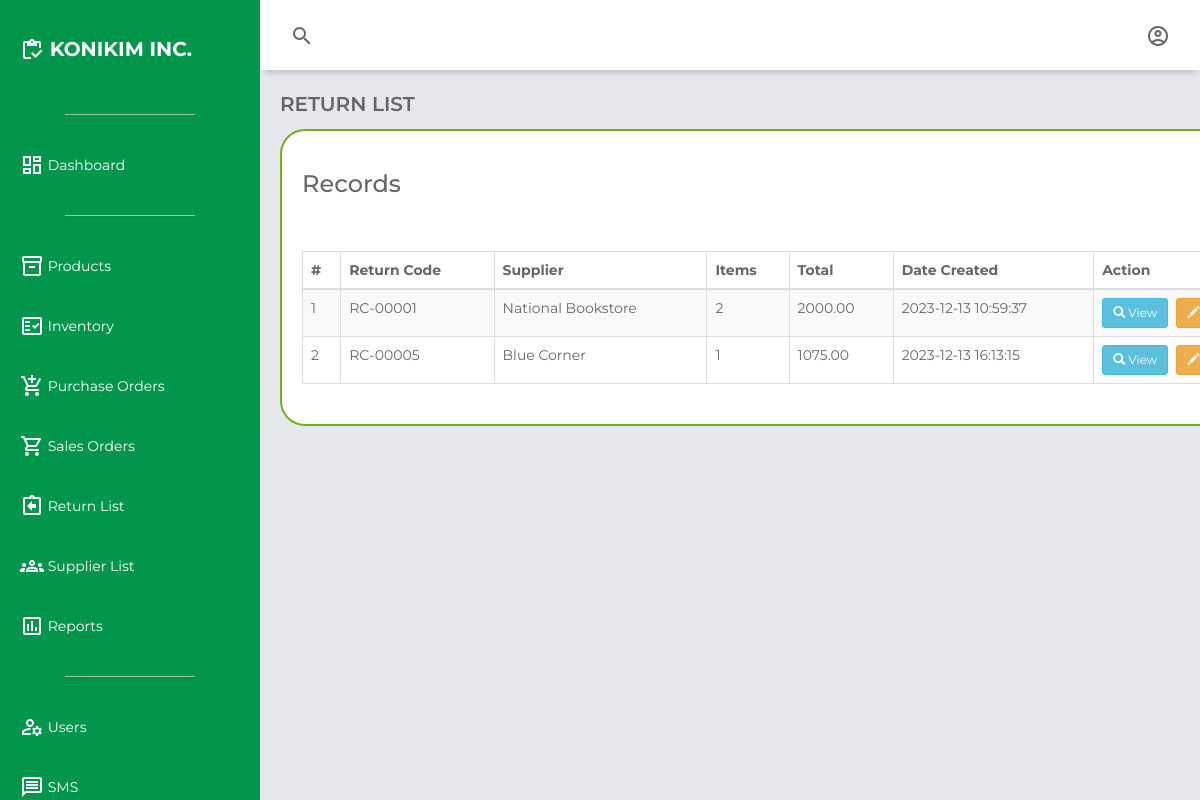
Screenshot of /return_list.php (signed in) with the database file from the repository.
### tables this page shows
CREATE TABLE `return_orders` (
  `id` int(11) NOT NULL,
  `returncode` varchar(255) NOT NULL,
  `supplier` varchar(255) NOT NULL,
  `subtotal` decimal(10,2) NOT NULL,
  `dateCreated` timestamp NOT NULL DEFAULT current_timestamp() ON UPDATE current_timestamp()
);

### return_list.php (the view, shortened to what this page needs)
<!DOCTYPE html>
<html lang="en">
<head>
    <link rel="stylesheet" href="https://unpkg.com/boxicons@2.0.7/css/boxicons.min.css">
    <link href="https://maxcdn.bootstrapcdn.com/bootstrap/3.3.0/css/bootstrap.min.css" rel="stylesheet">
    <link href="https://cdn.datatables.net/1.10.25/css/dataTables.bootstrap.min.css" rel="stylesheet">
    <link rel="stylesheet" href="css\dashboard.css">
</head>
<body>
    <div class="grid-container">
        <header class="header">
            <div class="header-left">
                <span class="material-icons-outlined">search</span>
            </div>
            <div class="header-right">
                <span class="material-icons-outlined" id="userIcon">account_circle</span>
            </div>
        </header>
        <aside id="sidebar">
            <div class="sidebar-title">
                <div class="sidebar-brand">
                    <span class="material-icons-outlined">inventory</span> KONIKIM INC.
                </div>
            </div>
            <ul class="sidebar-list">
                <hr class="sidebar-divider hr-sidebar-divider">
                <li class="sidebar-list-item">
                    <a href="dashboard.php" target="_self">
                        <span class="material-icons-outlined">dashboard</span> Dashboard
                    </a>
                </li>
                <hr class="sidebar-divider hr-sidebar-divider">
                <li class="sidebar-list-item">
                    <a href="products.php" target="_self">
                        <span class="material-icons-outlined">inventory_2</span> Products
                    </a>
                </li>
                <li class="sidebar-list-item">
                    <a href="inventory.php" target="_self">
                        <span class="material-icons-outlined">fact_check</span> Inventory
                    </a>
                </li>
                <li class="sidebar-list-item">
                    <a href="purchase_orders.php" target="_self">
                        <span class="material-icons-outlined">add_shopping_cart</span> Purchase Orders
                    </a>
                </li>
                <li class="sidebar-list-item">
                    <a href="sales_orders.php" target="_self">
                        <span class="material-icons-outlined">shopping_cart</span> Sales Orders
                    </a>
                </li>
                <li class="sidebar-list-item">
                    <a href="return_list.php" target="_self">
                        <span class="material-icons-outlined">assignment_return</span> Return List
                    </a>
                </li>
                <li class="sidebar-list-item">
                    <a href="supplier.php" target="_self">
                        <span class="material-icons-outlined">groups</span> Supplier List
                    </a>
                </li>
                <li class="sidebar-list-item">
                    <a href="reports.php" target="_self">
                        <span class="material-icons-outlined">poll</span> Reports
                    </a>
                </li>
                <?php if ($_SESSION['user_type'] == 'Administrator') : ?>
                    <hr class="sidebar-divider hr-sidebar-divider">
                    <li class="sidebar-list-item">
                        <a href="user.php" target="_self">
                            <span class="material-icons-outlined">manage_accounts</span> Users
                        </a>
                    </li>
                    <li class="sidebar-list-item">
                        <a href="sms.php" target="_self">
                            <span class="material-icons-outlined">message</span> SMS
                        </a>
                    </li>
                <?php endif; ?>
            </ul>
        </aside>
        <main class="main-container">
            <div class="main-title">
                <p class="font-weight-bold">RETURN LIST</p>
            </div>
            <div class="container" style="font-family: 'Montserrat', sans-serif !important;">
                <div class="row">
                    <div class="col-md-12">
                        <h3>Records</h3>
                    </div>
                </div>
                <div class="row">
                    <div class="col-md-12">
                        <div class="table-responsive">
                            <table class="table table-bordered table-striped">
                                <thead>
                                    <tr>
                                        <th>#</th>
                                        <th>Return Code</th>
                                        <th>Supplier</th>
                                        <th>Items</th>
                                        <th>Total</th>
                                        <th>Date Created</th>
                                        <th>Action</th>
                                    </tr>
                                </thead>
                                <tbody>
                                    <?php
                                    require_once 'db_config.php';
                                    $sql = mysqli_query($conn, "SELECT ro.*, COUNT(roi.id) AS itemCount FROM return_orders ro LEFT JOIN return_order_items roi ON ro.id = roi.return_order_id GROUP BY ro.id");
                                    $count = 1;
                                    $row = mysqli_num_rows($sql);
                                    if ($row > 0) {
                                        while ($row = mysqli_fetch_array($sql)) {
                                    ?>
                                            <tr>
                                                <td><?php echo $count ?></td>
                                                <td><?php echo $row['returncode']; ?></td>
                                                <td><?php echo $row['supplier']; ?></td>
                                                <td><?php echo $row['itemCount']; ?></td>
                                                <td><?php echo $row['subtotal']; ?></td>
                                                <td><?php echo $row['dateCreated']; ?></td>
                                                <td>
                                                    <div style="display: flex; align-items: center;">
                                                        <a href="#" class="btn btn-info btn-sm" style="margin-right: 8px; position: relative;"><span class="glyphicon glyphicon-search"></span> View </a>
                                                        <a href="#" class="btn btn-warning btn-sm" style="margin-right: 8px; position: relative;"><span class="glyphicon glyphicon-pencil"></span> Edit </a>
                                                    </div>
                                                </td>
                                            </tr>
                                    <?php
                                            $count = $count + 1;
                                        }
                                    }
                                    ?>
                                </tbody>
                            </table>
                        </div>
                    </div>
                </div>
            </div>
        </main>
    </div>
</body>
</html>

### css/dashboard.css (style rules this page uses)
body { margin: 0; padding: 0; box-sizing: border-box; background-color: #e6e8ed; color: #666666; font-family: "Montserrat", sans-serif !important; }
.material-icons-outlined { vertical-align: middle; line-height: 1px; }
.font-weight-bold { font-weight: 600; }
.grid-container { display: grid; grid-template-columns: 260px 1fr 1fr 1fr; grid-template-rows: 0.2fr 3fr; grid-template-areas: "sidebar header header header" "sidebar main main main"; height: 100vh; }
.header { grid-area: header; height: 70px; background-color: #ffffff; display: flex; align-items: center; justify-content: space-between; padding: 0 30px 0 30px; box-shadow: 0 6px 7px -4px rgba(0, 0, 0, 0.2); }
#sidebar { grid-area: sidebar; height: 100%; background-color: #02964C; color: #ffffff; overflow-y: auto; transition: all 0.5s; -webkit-transition: all 0.5s; }
.hr-sidebar-divider { border-top: 1px solid #ddd; margin: 20px auto; width: 50%; opacity: 0.7; box-shadow: 0 1px 1px rgba(0, 0, 0, 0.1); }
.sidebar-title { display: flex; justify-content: space-between; align-items: center; padding: 20px 20px 20px 20px; margin-bottom: 30px; }
.sidebar-brand { margin-top: 15px; font-size: 20px; font-weight: 700; }
.sidebar-list { padding: 0; margin-top: 15px; list-style-type: none; }
.sidebar-list-item { padding: 20px 20px 20px 20px; }
.sidebar-list-item > a { text-decoration: none; color: #ffffff; }
.main-container { grid-area: main; overflow-y: auto; padding: 20px 20px; }
.container { background-color: #fff; border-radius: 25px; border: 2px solid #73AD21; padding: 20px; }
.main-title { display: flex; justify-content: space-between; }
.main-title > p { font-size: 20px; }

### rows the page displays
return_orders: returncode "RC-00001", supplier "National Bookstore", itemCount "2", subtotal "2000.00", dateCreated "2023-12-13 10:59:37"
return_orders: returncode "RC-00005", supplier "Blue Corner", itemCount "1", subtotal "1075.00", dateCreated "2023-12-13 16:13:15"
